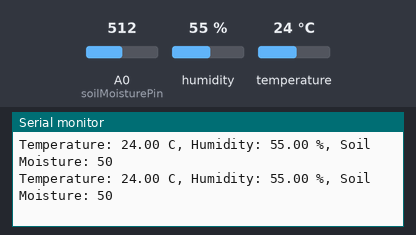
Recording of a sketch running on a simulated ESP8266 (NodeMCU). Shown: the last lines printed to the serial monitor. The test bench sets the inputs (shaded band); at power-on: humidity 55 %, A0 (soilMoisturePin) = 512, temperature 24 °C.

Above: at 10.8 s.
10.9 s: humidity set to 22 %
At 20.7 s:
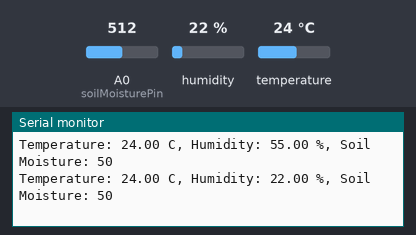
20.9 s: A0 (soilMoisturePin) set to 716
At 30.6 s:
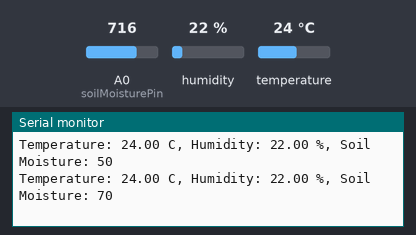
30.9 s: temperature set to 12 °C
At 40.7 s:
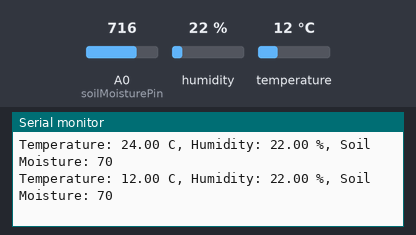
40.9 s: A0 (soilMoisturePin) set to 900
At 50.7 s:
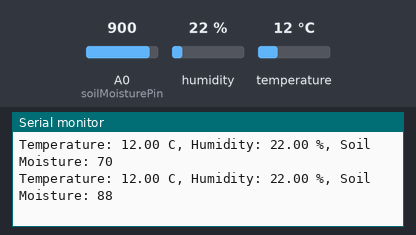
50.9 s: humidity set to 40 %
At 60.8 s:
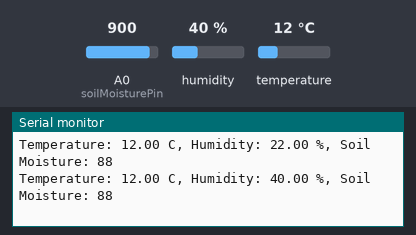
Timing chart, 0 to 61.9 s (numbered marks = the images above; inputs shaded):
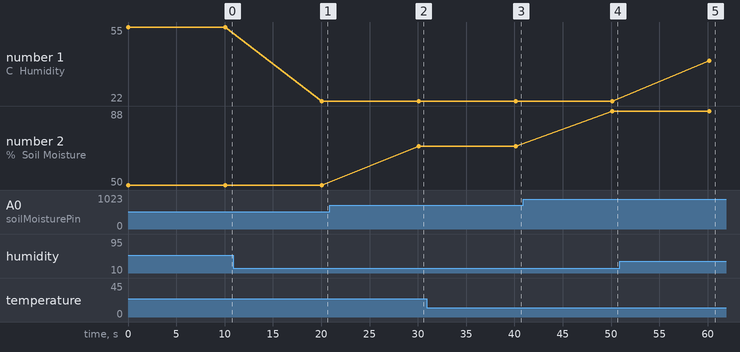

The sketch:

slave_code.ino
```cpp
// this is the code for Slave so always make sure to paste this code for Slave.

#include <ESP8266WiFi.h>
#include <espnow.h>
#include <DHT.h>

// Define DHT11 Sensor
#define DHTPIN D3  // GPIO Pin connected to DHT11
#define DHTTYPE DHT11
DHT dht(DHTPIN, DHTTYPE);

// Pin for soil moisture sensor
const int soilMoisturePin = A0;

// Structure for sending data to master
typedef struct struct_message {
  float temperature;
  float humidity;
  int soilMoisture; // Assuming this is in percentage (0-100)
} struct_message;

// Create a struct_message to hold sensor data
struct_message dataToSend;

// MAC address of the master ESP8266 (replace this with your master's MAC address)
uint8_t masterAddress[] = {0xF4, 0xCF, 0xA2, 0xDA, 0x27, 0x62};  // Example MAC Address

void sendData() {
  // Read data from DHT11
  float temp = dht.readTemperature();
  float hum = dht.readHumidity();

  // Read soil moisture value
  int rawSoilMoisture = analogRead(soilMoisturePin);

  // Normalize soil moisture value to percentage (0-100)
  // Assuming the sensor outputs a value between 0 and 1023
  int soilMoisture = map(rawSoilMoisture, 0, 1023, 0, 100);

  // Check if any reading failed
  if (isnan(temp) || isnan(hum)) {
    Serial.println("Failed to read from DHT sensor!");
    return;
  }

  // Prepare data to send
  dataToSend.temperature = temp;
  dataToSend.humidity = hum;
  dataToSend.soilMoisture = soilMoisture; // Assign normalized soil moisture

  // Send the data to the master
  esp_now_send(masterAddress, (uint8_t *)&dataToSend, sizeof(dataToSend));

  // Debug info
  Serial.print("Temperature: ");
  Serial.print(temp);
  Serial.print(" C, Humidity: ");
  Serial.print(hum);
  Serial.print(" %, Soil Moisture: ");
  Serial.println(soilMoisture);
}

void setup() {
  // Initialize Serial Monitor
  Serial.begin(115200);

  // Initialize DHT11 sensor
  dht.begin();

  // Set device as a Wi-Fi station
  WiFi.mode(WIFI_STA);

  // Initialize ESP-NOW
  if (esp_now_init() != 0) {
    Serial.println("Error initializing ESP-NOW");
    return;
  }

  // Set device as a sender
  esp_now_set_self_role(ESP_NOW_ROLE_CONTROLLER);
  esp_now_add_peer(masterAddress, ESP_NOW_ROLE_SLAVE, 1, NULL, 0);
}

void loop() {
  // Send data every 10 seconds
  sendData();
  delay(10000);
}
```

Measured:
- after the input at 10.9 s, the serial monitor: prints a new line after 9.2 s (image 1)
- after the input at 20.9 s, the serial monitor: prints a new line after 9.2 s (image 2)
- after the input at 30.9 s, the serial monitor: prints a new line after 9.2 s (image 3)
- after the input at 40.9 s, the serial monitor: prints a new line after 9.2 s (image 4)
- after the input at 50.9 s, the serial monitor: prints a new line after 9.3 s (image 5)
- plotted number 1: 55 → 22 after the input at 10.9 s, 22 → 40 after the input at 50.9 s
- plotted number 2: 50 → 70 after the input at 20.9 s, 70 → 88 after the input at 40.9 s
